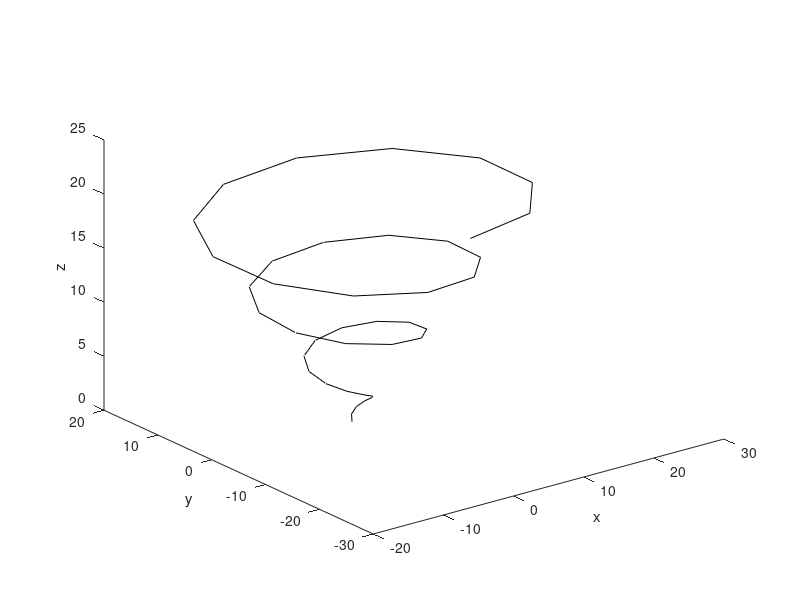

Reproduce this figure in MATLAB.
% Name: Logan Kramer
% Date: 2/24/20
clc;
clear all;
close all;

t=linspace(0, 7*pi, 40); %create vector of 40 values from 0 to 7pi
x = t .* sin(t);  %create vector of sin values
y = t .* cos(t);  %create vector of cos values
z = t;
% plot and set labels and color
colormap winter;
plot3(x,y,z,'k')
xlabel('x')
ylabel('y')
zlabel('z')
